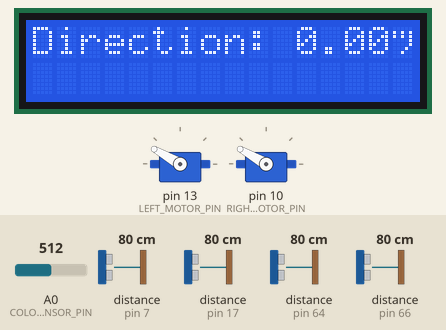
The sketch below on a simulated Arduino Mega 2560, built with avr-gcc and run on an emulated ATmega2560. On the bench: 2 × servo, 16×2 character LCD. The test bench sets the inputs (shaded band); at power-on: distance to the obstacle (sensors on pin 7, pin 17, pin 64, pin 66) 80 cm, A0 (COLOR_SENSOR_PIN) = 512. The echo pulse lasts 58.3 µs per cm; what the sketch prints to the serial monitor is not drawn.

Above: at 16.7 s.
At 25.8 s:
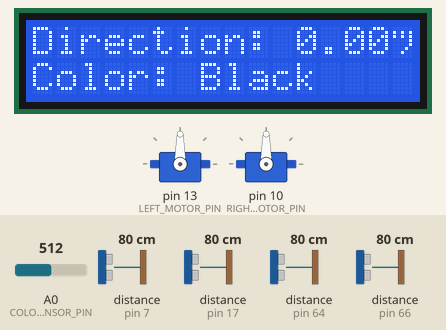
25.9 s: distance to the obstacle (sensor on pin 7) set to 120 cm
At 46.1 s:
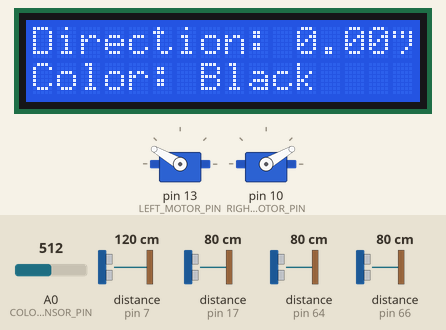
50.5 s: distance to the obstacle (sensor on pin 7) set to 2 cm
At 55.3 s:
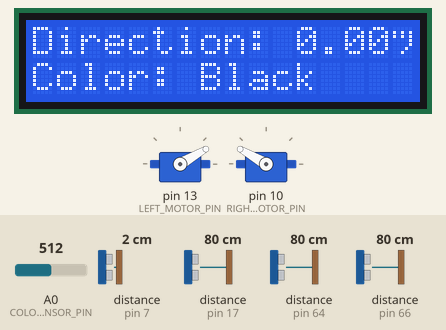
Timing chart, 0 to 76.1 s (numbered marks = the images above; inputs shaded):
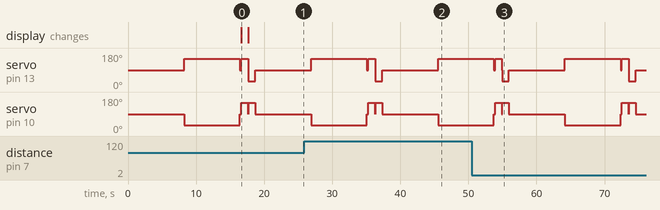

Measured:
- what the display in image 0 shows lasts 1.0 s, from 16.7 s to 17.7 s

The sketch:

Maze_v3.7.ino
```cpp
#include <Wire.h>
#include <Servo.h>
#include <QMC5883LCompass.h>
#include <LiquidCrystal_I2C.h>

// ----------------- Definitions Class ------------------------
class Definitions {
public:
    // Motor pins
    static const int LEFT_MOTOR_PIN = 13;
    static const int RIGHT_MOTOR_PIN = 10;

    // Ultrasonic sensor pins
    static const int FRONT_LEFT_TRIG_PIN = 67;
    static const int FRONT_LEFT_ECHO_PIN = 66;
    static const int FRONT_RIGHT_TRIG_PIN = 16;
    static const int FRONT_RIGHT_ECHO_PIN = 17;
    static const int SIDE_LEFT_TRIG_PIN = 65;
    static const int SIDE_LEFT_ECHO_PIN = 64;
    static const int SIDE_RIGHT_TRIG_PIN = 8;
    static const int SIDE_RIGHT_ECHO_PIN = 7;

    // Color sensor pin
    static const int COLOR_SENSOR_PIN = A0;

    // Compass pins
    static const int COMPASS_SDA_PIN = 43;
    static const int COMPASS_SCL_PIN = 32;

    // LCD settings
    static const int LCD_ADDRESS = 0x27;
    static const int LCD_COLUMNS = 16;
    static const int LCD_ROWS = 2;

    // Motor control
    static const int STOP_POSITION = 90;
    static const int SPEED = 60;
    static const int WHEEL_DIAMETER_CM = 7;
    static const int TARGET_DISTANCE_CM = 30;
    static const unsigned long MOVE_TIME_MS = 8180;

    // Sensor objects
    static QMC5883LCompass compass;
    static LiquidCrystal_I2C lcd;

    static void pinouts() {
        pinMode(LEFT_MOTOR_PIN, OUTPUT);
        pinMode(RIGHT_MOTOR_PIN, OUTPUT);

        // Ultrasonic sensors
        pinMode(FRONT_LEFT_TRIG_PIN, OUTPUT);
        pinMode(FRONT_LEFT_ECHO_PIN, INPUT);
        pinMode(FRONT_RIGHT_TRIG_PIN, OUTPUT);
        pinMode(FRONT_RIGHT_ECHO_PIN, INPUT);
        pinMode(SIDE_LEFT_TRIG_PIN, OUTPUT);
        pinMode(SIDE_LEFT_ECHO_PIN, INPUT);
        pinMode(SIDE_RIGHT_TRIG_PIN, OUTPUT);
        pinMode(SIDE_RIGHT_ECHO_PIN, INPUT);

        pinMode(COLOR_SENSOR_PIN, INPUT);

        Wire.begin();
        compass.init();
        compass.setCalibration(-240, 570, -690, 590, -320, 570);

        lcd.begin(LCD_COLUMNS, LCD_ROWS);
        lcd.backlight();
    }
};

// Initialize static objects
QMC5883LCompass Definitions::compass;
LiquidCrystal_I2C Definitions::lcd(Definitions::LCD_ADDRESS, Definitions::LCD_COLUMNS, Definitions::LCD_ROWS);

// ----------------- Motors Class ------------------------
class Motors {
private:
    Servo leftMotor, rightMotor;

public:
    Motors() {
        leftMotor.attach(Definitions::LEFT_MOTOR_PIN);
        rightMotor.attach(Definitions::RIGHT_MOTOR_PIN);
    }

    void moveForward() {
        leftMotor.write(Definitions::STOP_POSITION + Definitions::SPEED);
        rightMotor.write(Definitions::STOP_POSITION - Definitions::SPEED);
        Serial.println("Moving forward...");
    }

    void stop() {
        leftMotor.write(Definitions::STOP_POSITION);
        rightMotor.write(Definitions::STOP_POSITION);
        Serial.println("Stopped.");
    }

    void turnLeft() {
        leftMotor.write(Definitions::STOP_POSITION - Definitions::SPEED);
        rightMotor.write(Definitions::STOP_POSITION - Definitions::SPEED);
        delay(1000);
        stop();
        Serial.println("Turned left.");
    }

    void turnRight() {
        leftMotor.write(Definitions::STOP_POSITION + Definitions::SPEED);
        rightMotor.write(Definitions::STOP_POSITION + Definitions::SPEED);
        delay(1000);
        stop();
        Serial.println("Turned right.");
    }

    void moveBackward(int duration) {
        leftMotor.write(Definitions::STOP_POSITION - Definitions::SPEED);
        rightMotor.write(Definitions::STOP_POSITION + Definitions::SPEED);
        delay(duration);
        stop();
        Serial.println("Moved backward.");
    }
};

// ----------------- Sensors Class ------------------------
class Sensors {
private:
    int trigPin, echoPin;

public:
    Sensors(int trig, int echo) : trigPin(trig), echoPin(echo) {
        pinMode(trigPin, OUTPUT);
        pinMode(echoPin, INPUT);
    }

    float getDistance() {
        digitalWrite(trigPin, LOW);
        delayMicroseconds(2);
        digitalWrite(trigPin, HIGH);
        delayMicroseconds(10);
        digitalWrite(trigPin, LOW);
        long duration = pulseIn(echoPin, HIGH, 30000);
        float distance = (duration == 0) ? 10 : (duration * 0.0343) / 2;
        Serial.print("Ultrasonic Distance: ");
        Serial.println(distance);
        displayOnLCD("Distance: " + String(distance) + " cm", 0);
        return distance;
    }

    float getDirection() {
        int compassX = Definitions::compass.getX();
        int compassY = Definitions::compass.getY();

        if (compassX == 0 && compassY == 0) {
            Serial.println("Sensor error or interference!");
            displayOnLCD("Compass Error!", 0);
            return -1;
        }

        float compassDirection = atan2(compassY, compassX) * (180.0 / PI);
        if (compassDirection < 0) compassDirection += 360;
        Serial.print("Compass Direction: ");
        Serial.println(compassDirection);
        displayOnLCD("Direction: " + String(compassDirection) + "°", 0);
        return compassDirection;
    }

    int detectColor() {
        int colorValue = analogRead(Definitions::COLOR_SENSOR_PIN);

        if (colorValue > 900) {
            Serial.println("Detected color: White");
            displayOnLCD("Color: White", 1);
            return 1;
        } else if (colorValue > 600) {
            Serial.println("Detected color: Gray");
            displayOnLCD("Color: Gray", 1);
            return 2;
        } else if (colorValue > 300) {
            Serial.println("Detected color: Black");
            displayOnLCD("Color: Black", 1);
            return 3;
        } else {
            Serial.println("Detected color: Blue");
            displayOnLCD("Color: Blue", 1);
            return 4;
        }
    }

    void displayOnLCD(String message, int row) {
        Definitions::lcd.setCursor(0, row);
        Definitions::lcd.print("                ");
        Definitions::lcd.setCursor(0, row);
        Definitions::lcd.print(message);
    }
};

// ----------------- Robot Control Class ------------------------
class Robot {
private:
    Motors motors;
    Sensors frontLeftSensor, frontRightSensor, sideLeftSensor, sideRightSensor;
    float initialCompassDirection;
    unsigned long lastMoveTime;
    const unsigned long MOVE_INTERVAL = Definitions::MOVE_TIME_MS;

public:
    Robot()
        : frontLeftSensor(Definitions::FRONT_LEFT_TRIG_PIN, Definitions::FRONT_LEFT_ECHO_PIN),
          frontRightSensor(Definitions::FRONT_RIGHT_TRIG_PIN, Definitions::FRONT_RIGHT_ECHO_PIN),
          sideLeftSensor(Definitions::SIDE_LEFT_TRIG_PIN, Definitions::SIDE_LEFT_ECHO_PIN),
          sideRightSensor(Definitions::SIDE_RIGHT_TRIG_PIN, Definitions::SIDE_RIGHT_ECHO_PIN) {
        initialCompassDirection = frontLeftSensor.getDirection();
    }

    void updateState() {
        if (millis() - lastMoveTime >= MOVE_INTERVAL) {
            moveForwardWithCorrection();
            checkCompassAfterMove();
            performTurn();
            checkCompassAfterTurn();

            int color = frontLeftSensor.detectColor();
            if (color == 3 || color == 4) {
                motors.moveBackward(1000);
            }

            lastMoveTime = millis();
        }
    }

    void moveForwardWithCorrection() {
        motors.moveForward();
        delay(Definitions::MOVE_TIME_MS);
        motors.stop();
    }

    void checkCompassAfterMove() {
        float currentDirection = frontLeftSensor.getDirection();
        float deviation = currentDirection - initialCompassDirection;

        if (deviation < -5) {
            motors.turnRight();
        } else if (deviation > 5) {
            motors.turnLeft();
        }
    }

    void performTurn() {
        float frontLeft = frontLeftSensor.getDistance();
        float frontRight = frontRightSensor.getDistance();
        float sideLeft = sideLeftSensor.getDistance();
        float sideRight = sideRightSensor.getDistance();

        // New turn logic
        if (frontLeft < 10.0 && frontRight < 10.0 && sideRight < 10.0) {
            motors.turnLeft();
        }
        else if (frontLeft < 10.0 && frontRight < 10.0 && sideLeft < 10.0) {
            motors.turnRight();
        }
        // Original fallback logic
        else if (frontLeft < 10.0 && frontRight < 10.0) {
            if (frontLeft < frontRight) {
                motors.turnRight();
            } else {
                motors.turnLeft();
            }
        }
    }

    void checkCompassAfterTurn() {
        float currentDirection = frontLeftSensor.getDirection();
        float expectedDirection = initialCompassDirection + 90;

        if (abs(currentDirection - expectedDirection) > 5) {
            if (currentDirection < expectedDirection) {
                motors.turnRight();
            } else {
                motors.turnLeft();
            }
        }
    }
};

// ------------------ Main Control ---------------------
Robot robot;

void setup() {
    Serial.begin(9600);
    Definitions::pinouts();
}

void loop() {
    robot.updateState();
    delay(100);
}
```
